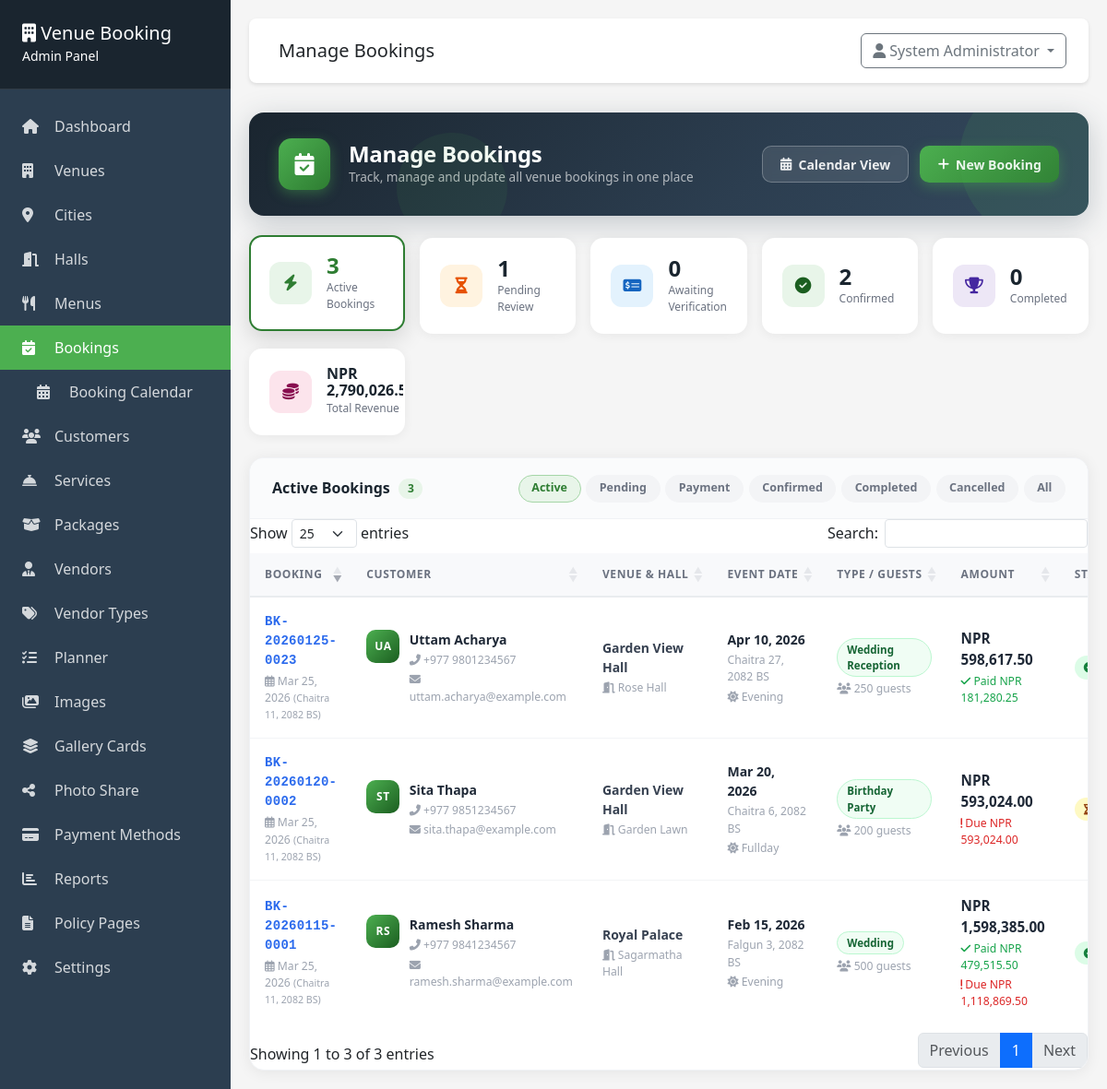
/admin/bookings/index.php (signed in), run on the app's committed database.
### tables this page shows
CREATE TABLE IF NOT EXISTS bookings (
    id INT PRIMARY KEY AUTO_INCREMENT,
    booking_number VARCHAR(50) UNIQUE NOT NULL,
    customer_id INT NOT NULL,
    hall_id INT DEFAULT NULL,
    custom_venue_name VARCHAR(255) DEFAULT NULL COMMENT 'Venue name when customer brings own venue (hall_id is NULL)',
    custom_hall_name VARCHAR(255) DEFAULT NULL COMMENT 'Hall/location name when customer brings own venue (hall_id is NULL)',
    event_date DATE NOT NULL,
    start_time TIME DEFAULT NULL,
    end_time TIME DEFAULT NULL,
    shift ENUM('morning', 'afternoon', 'evening', 'fullday') NOT NULL,
    event_type VARCHAR(100) NOT NULL,
    number_of_guests INT NOT NULL,
    hall_price DECIMAL(10, 2) NOT NULL,
    menu_total DECIMAL(10, 2) DEFAULT 0,
    services_total DECIMAL(10, 2) DEFAULT 0,
    subtotal DECIMAL(10, 2) NOT NULL,
    tax_amount DECIMAL(10, 2) DEFAULT 0,
    grand_total DECIMAL(10, 2) NOT NULL,
    special_requests TEXT,
    menu_special_instructions TEXT DEFAULT NULL COMMENT 'Special instructions for the menu entered during booking',
    booking_status ENUM('pending', 'payment_submitted', 'confirmed', 'cancelled', 'completed') DEFAULT 'pending',
    payment_status ENUM('pending', 'partial', 'paid', 'cancelled') DEFAULT 'pending',
    advance_payment_received TINYINT(1) DEFAULT 0 COMMENT 'Whether advance payment has been received (0=No, 1=Yes)',
    advance_amount_received DECIMAL(10,2) NOT NULL DEFAULT 0 COMMENT 'Actual advance payment amount received from customer (manually entered by admin)',
    created_at TIMESTAMP DEFAULT CURRENT_TIMESTAMP,
    updated_at TIMESTAMP DEFAULT CURRENT_TIMESTAMP ON UPDATE CURRENT_TIMESTAMP,
    FOREIGN KEY (customer_id) REFERENCES customers(id),
    FOREIGN KEY (hall_id) REFERENCES halls(id) ON DELETE SET NULL,
    INDEX idx_event_date (event_date),
    INDEX idx_booking_number (booking_number),
    INDEX idx_status (booking_status),
    INDEX idx_advance_payment_received (advance_payment_received)
);

CREATE TABLE IF NOT EXISTS customers (
    id INT PRIMARY KEY AUTO_INCREMENT,
    full_name VARCHAR(255) NOT NULL,
    phone VARCHAR(20) NOT NULL,
    email VARCHAR(100),
    address TEXT,
    city VARCHAR(100) NULL,
    loyalty_points INT NOT NULL DEFAULT 0,
    created_at TIMESTAMP DEFAULT CURRENT_TIMESTAMP,
    updated_at TIMESTAMP DEFAULT CURRENT_TIMESTAMP ON UPDATE CURRENT_TIMESTAMP,
    INDEX idx_phone (phone),
    INDEX idx_email (email),
    INDEX idx_city (city)
);

### admin/bookings/index.php (the view, shortened to what the rows shown need)
<?php
require_once __DIR__ . '/../includes/header.php';
$db = getDB();
$status_filter = isset($_GET['status_filter']) ? $_GET['status_filter'] : 'active';
$filter_conditions = [
    'active' => " WHERE b.booking_status IN ('pending', 'payment_submitted', 'confirmed')",
    'pending' => " WHERE b.booking_status = 'pending'",
    'payment_submitted' => " WHERE b.booking_status = 'payment_submitted'",
    'confirmed' => " WHERE b.booking_status = 'confirmed'",
    'completed' => " WHERE b.booking_status = 'completed'",
    'cancelled' => " WHERE b.booking_status = 'cancelled'",
    'all' => ''
];
$base_query = "SELECT b.*,
                    c.full_name, c.phone, c.email,
                    COALESCE(h.name, b.custom_hall_name) as hall_name,
                    COALESCE(v.name, b.custom_venue_name) as venue_name,
                    COALESCE((SELECT SUM(paid_amount) FROM payments WHERE booking_id = b.id AND payment_status = 'verified'), 0) as total_paid
                    FROM bookings b
                    INNER JOIN customers c ON b.customer_id = c.id
                    LEFT JOIN halls h ON b.hall_id = h.id
                    LEFT JOIN venues v ON h.venue_id = v.id"
                    . $filter_conditions[$status_filter]
                    . " ORDER BY b.created_at DESC";
try {
    $stmt = $db->query($base_query);
    $bookings = $stmt->fetchAll();
} catch (PDOException $e) {
    error_log('Bookings index query failed: ' . $e->getMessage());
    $db_error_html = 'Unable to load bookings due to a database error. Please run the upgrade script (<code>database/upgrade.sql</code>) via MySQL client or phpMyAdmin, then reload this page. If the problem persists, contact your administrator.';
    $bookings = [];
}
try {
    $stats_stmt = $db->query("SELECT
        COUNT(*) AS total_all,
        SUM(CASE WHEN b.booking_status IN ('pending','payment_submitted','confirmed') THEN 1 ELSE 0 END) AS total_active,
        SUM(CASE WHEN b.booking_status = 'pending' THEN 1 ELSE 0 END) AS total_pending,
        SUM(CASE WHEN b.booking_status = 'payment_submitted' THEN 1 ELSE 0 END) AS total_payment_submitted,
        SUM(CASE WHEN b.booking_status = 'confirmed' THEN 1 ELSE 0 END) AS total_confirmed,
        SUM(CASE WHEN b.booking_status = 'completed' THEN 1 ELSE 0 END) AS total_completed,
        SUM(CASE WHEN b.booking_status = 'cancelled' THEN 1 ELSE 0 END) AS total_cancelled,
        SUM(b.grand_total) AS total_revenue,
        COALESCE((SELECT SUM(p.paid_amount) FROM payments p WHERE p.payment_status = 'verified'), 0) AS total_collected
        FROM bookings b");
    $stats = $stats_stmt->fetch();
} catch (PDOException $e) {
    $stats = ['total_all' => 0, 'total_active' => 0, 'total_pending' => 0,
              'total_payment_submitted' => 0, 'total_confirmed' => 0,
              'total_completed' => 0, 'total_cancelled' => 0,
              'total_revenue' => 0, 'total_collected' => 0];
}
$filter_labels = [
    'active' => 'Active Bookings',
    'pending' => 'Pending Bookings',
    'payment_submitted' => 'Payment Submitted',
    'confirmed' => 'Confirmed Bookings',
    'completed' => 'Order Complete',
    'cancelled' => 'Cancelled Bookings',
    'all' => 'All Bookings',
];
?>
<div class="bm-page-header">
    <div class="bm-header-content">
        <div>
            <h1 class="bm-header-title">Manage Bookings</h1>
        </div>
    </div>
</div>
            <span class="bm-stat-value bm-stat-value-sm"><?php echo formatCurrency($stats['total_revenue'] ?? 0); ?></span>
<div class="bm-card">
    <div class="bm-card-toolbar">
        <div class="bm-toolbar-left">
            <h2 class="bm-card-title">
                <?php echo htmlspecialchars($filter_labels[$status_filter] ?? 'Bookings'); ?>
                <span class="bm-count-badge"><?php echo count($bookings); ?></span>
            </h2>
        </div>
    </div>
    <div class="bm-table-wrap">
        <table class="table datatable bm-table mb-0" id="bookingsTable">
            <thead>
                <tr>
                    <th>Booking</th>
                    <th>Customer</th>
                    <th>Venue &amp; Hall</th>
                    <th>Event Date</th>
                    <th>Type / Guests</th>
                    <th>Amount</th>
                    <th>Status</th>
                </tr>
            </thead>
            <tbody>
                <?php if (empty($bookings)): ?>
                    <tr>
                        <td colspan="9" class="bm-empty-state">
                            <div class="bm-empty-icon"><i class="fas fa-calendar-times"></i></div>
                            <div class="bm-empty-title">No bookings found</div>
                            <div class="bm-empty-sub">
                                <?php if ($status_filter !== 'all'): ?>
                                    There are no <strong><?php echo htmlspecialchars(strtolower($filter_labels[$status_filter])); ?></strong> right now.
                                    <a href="?status_filter=all">View all bookings</a>
                                <?php else: ?>
                                    No bookings have been created yet.
                                    <a href="add.php">Create the first booking</a>
                                <?php endif; ?>
                            </div>
                        </td>
                    </tr>
                <?php else: ?>
                    <?php foreach ($bookings as $booking):
                        $balance_due = max(0, $booking['grand_total'] - $booking['total_paid']);
                        $name_parts = explode(' ', trim($booking['full_name']));
                        $first_part = isset($name_parts[0]) ? $name_parts[0] : '';
                        $avatar_initials = $first_part !== '' ? strtoupper(substr($first_part, 0, 1)) : '?';
                        if (count($name_parts) > 1 && $first_part !== '') {
                            $last_part = end($name_parts);
                            if ($last_part !== '') {
                                $avatar_initials .= strtoupper(substr($last_part, 0, 1));
                            }
                        }
                        $bs = $booking['booking_status'];
                        $bs_cfg = [
                            'confirmed'         => ['cls' => 'bm-badge-confirmed',  'icon' => 'fa-check-circle'],
                            'payment_submitted' => ['cls' => 'bm-badge-payment',    'icon' => 'fa-money-check-alt'],
                            'pending'           => ['cls' => 'bm-badge-pending',    'icon' => 'fa-hourglass-half'],
                            'cancelled'         => ['cls' => 'bm-badge-cancelled',  'icon' => 'fa-times-circle'],
                            'completed'         => ['cls' => 'bm-badge-completed',  'icon' => 'fa-trophy'],
                        ];
                        $bs_class = $bs_cfg[$bs]['cls']  ?? 'bm-badge-secondary';
                        $bs_icon  = $bs_cfg[$bs]['icon'] ?? 'fa-circle';
                    ?>
                    <tr class="bm-row">
                        <td>
                            <div class="bm-booking-num"><?php echo htmlspecialchars($booking['booking_number']); ?></div>
                            <div class="bm-row-sub"><i class="far fa-calendar-alt"></i> <?php echo date('M d, Y', strtotime($booking['created_at'])); ?> <small>(<?php echo convertToNepaliDate($booking['created_at']); ?>)</small></div>
                        </td>
                        <td>
                            <div class="bm-customer-cell">
                                <div class="bm-avatar"><?php echo htmlspecialchars($avatar_initials); ?></div>
                                <div class="bm-customer-info">
                                    <div class="bm-customer-name"><?php echo htmlspecialchars($booking['full_name']); ?></div>
                                    <div class="bm-row-sub"><i class="fas fa-phone-alt"></i> <?php echo htmlspecialchars($booking['phone']); ?></div>
                                    <?php if (!empty($booking['email'])): ?>
                                        <div class="bm-row-sub"><i class="fas fa-envelope"></i> <?php echo htmlspecialchars($booking['email']); ?></div>
                                    <?php endif; ?>
                                </div>
                            </div>
                        </td>
                        <td>
                            <div class="bm-venue-name">
                                <?php echo htmlspecialchars($booking['venue_name']); ?>
                            </div>
                            <div class="bm-row-sub"><i class="fas fa-door-open"></i> <?php echo htmlspecialchars($booking['hall_name']); ?></div>
                        </td>
                        <td>
                            <div class="bm-event-date"><?php echo date('M d, Y', strtotime($booking['event_date'])); ?></div>
                            <div class="bm-row-sub"><?php echo convertToNepaliDate($booking['event_date']); ?></div>
                            <div class="bm-row-sub">
                                <i class="fas fa-sun"></i> <?php echo ucfirst($booking['shift']); ?>
                            </div>
                        </td>
                        <td>
                            <div class="bm-event-type-badge"><?php echo htmlspecialchars(ucfirst($booking['event_type'])); ?></div>
                            <div class="bm-row-sub mt-1"><i class="fas fa-users"></i> <?php echo (int)$booking['number_of_guests']; ?> guests</div>
                        </td>
                        <td>
                            <div class="bm-amount-total"><?php echo formatCurrency($booking['grand_total']); ?></div>
                            <?php if ($booking['total_paid'] > 0): ?>
                                <div class="bm-row-sub bm-amount-paid"><i class="fas fa-check"></i> Paid <?php echo formatCurrency($booking['total_paid']); ?></div>
                            <?php endif; ?>
                            <?php if ($balance_due > 0 && $booking['payment_status'] !== 'paid'): ?>
                                <div class="bm-row-sub bm-amount-due"><i class="fas fa-exclamation"></i> Due <?php echo formatCurrency($balance_due); ?></div>
                            <?php endif; ?>
                        </td>
                        <td>
                            <span class="bm-badge <?php echo $bs_class; ?> booking-status-badge"
                                  title="Booking status is read-only here. Open the booking to update it."
                                  role="status"
                                  aria-label="Booking status: <?php echo getBookingStatusLabel($booking['booking_status']); ?> (read-only)">
                                <i class="fas <?php echo $bs_icon; ?>"></i>
                            </span>
                        </td>
                    </tr>
                    <?php endforeach; ?>
                <?php endif; ?>
            </tbody>
        </table>
    </div>
</div>
<?php require_once __DIR__ . '/../includes/footer.php'; ?>

### data on the page
bookings: booking_number "BK-20260115-0001", created_at "Mar 25, 2026", created_at "Chaitra 11, 2082 BS", customer.full_name "RS", customer.full_name "Ramesh Sharma", customer.phone "+977 9841234567", customer.email "ramesh.sharma@example.com", venue_name "Royal Palace", hall_name "Sagarmatha Hall", event_date "Feb 15, 2026", event_date "Falgun 3, 2082 BS", shift "Evening", event_type "Wedding", number_of_guests "500", grand_total "NPR 1,598,385.00", total_paid "NPR 479,515.50", balance_due "NPR 1,118,869.50"
bookings: booking_number "BK-20260120-0002", created_at "Mar 25, 2026", created_at "Chaitra 11, 2082 BS", customer.full_name "ST", customer.full_name "Sita Thapa", customer.phone "+977 9851234567", customer.email "sita.thapa@example.com", venue_name "Garden View Hall", hall_name "Garden Lawn", event_date "Mar 20, 2026", event_date "Chaitra 6, 2082 BS", shift "Fullday", event_type "Birthday Party", number_of_guests "200", grand_total "NPR 593,024.00", balance_due "NPR 593,024.00"
bookings: booking_number "BK-20260125-0023", created_at "Mar 25, 2026", created_at "Chaitra 11, 2082 BS", customer.full_name "UA", customer.full_name "Uttam Acharya", customer.phone "+977 9801234567", customer.email "uttam.acharya@example.com", venue_name "Garden View Hall", hall_name "Rose Hall", event_date "Apr 10, 2026", event_date "Chaitra 27, 2082 BS", shift "Evening", event_type "Wedding Reception", number_of_guests "250", grand_total "NPR 598,617.50", total_paid "NPR 181,280.25"

### other printed values
$page_title "Manage Bookings"
$current_user['full_name'] "System Administrator"
$stats['total_active'] "3"
$stats['total_pending'] "1"
$stats['total_payment_submitted'] "0"
$stats['total_confirmed'] "2"
$stats['total_completed'] "0"
formatCurrency($stats['total_revenue'] ?? 0) "NPR…"
$filter_labels[$status_filter] "Active Bookings"
count($bookings) "3"
